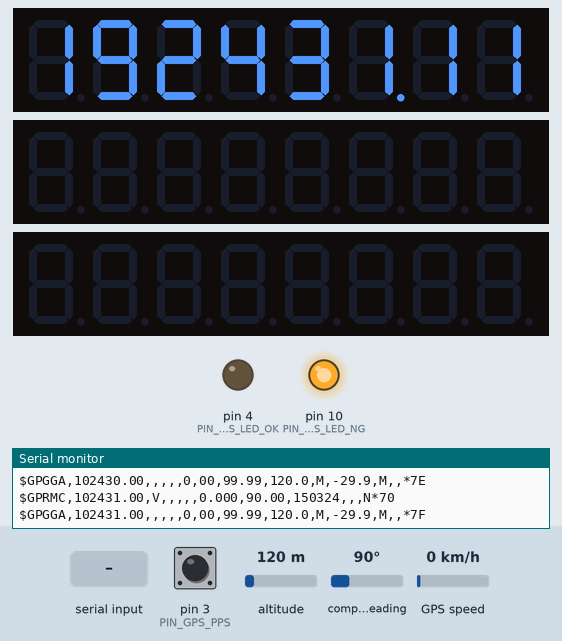
Simulated run of this sketch. Board: Arduino Uno, built with avr-gcc and run on an emulated ATmega328P. Shown: 3 × 8-digit seven-segment display, output pins drawn as LEDs (lit = HIGH), the last lines printed to the serial monitor. Inputs (shaded band) come from the test bench; at power-on: altitude 120 m, pin 3 (PIN_GPS_PPS) HIGH, compass heading 90°, GPS speed 0 km/h. The GPS gets a fix after 3 s at 37.7749, -122.4194 with 8 satellites.

Above: at 1.75 s.
1.8 s: altitude set to 20 m
3.6 s: "1" received over the second serial link
At 3.67 s:
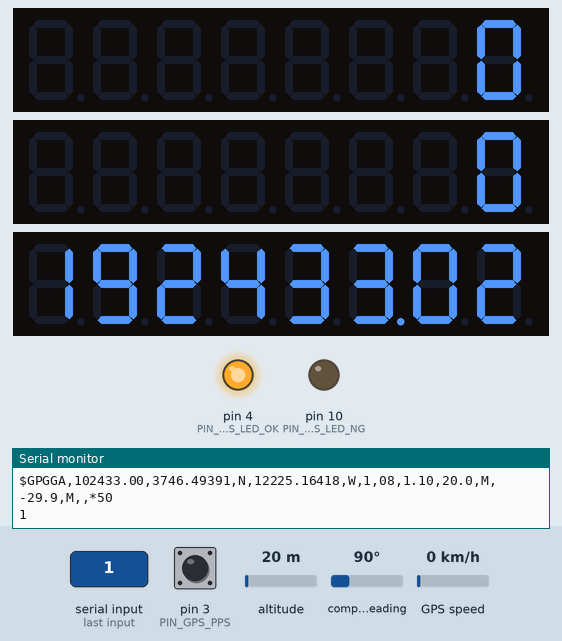
5.4 s: pin 3 (PIN_GPS_PPS) pulled LOW for 0.15 s
At 5.97 s:
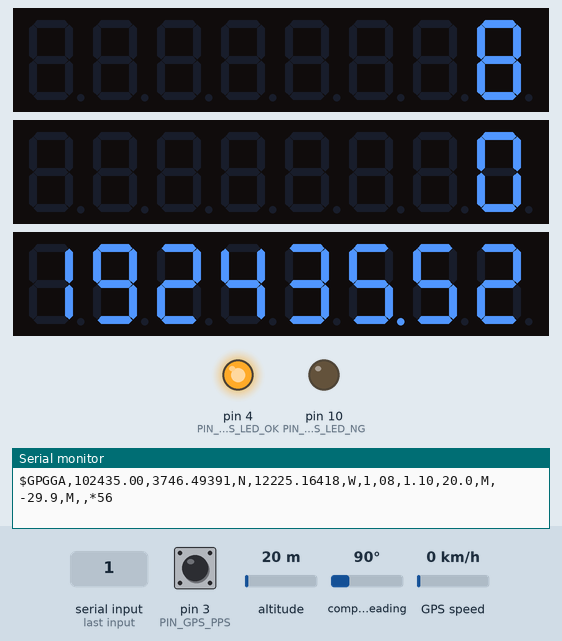
6.1 s: compass heading set to 269°
At 8.67 s:
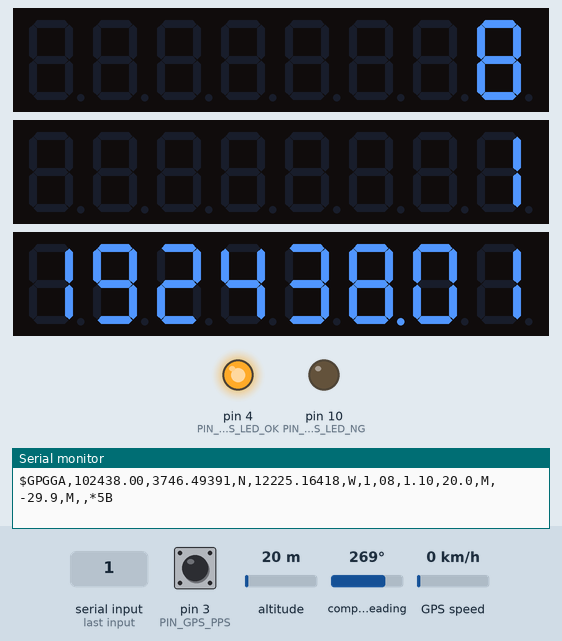
10.1 s: pin 3 (PIN_GPS_PPS) pulled LOW for 1 s
At 11.58 s:
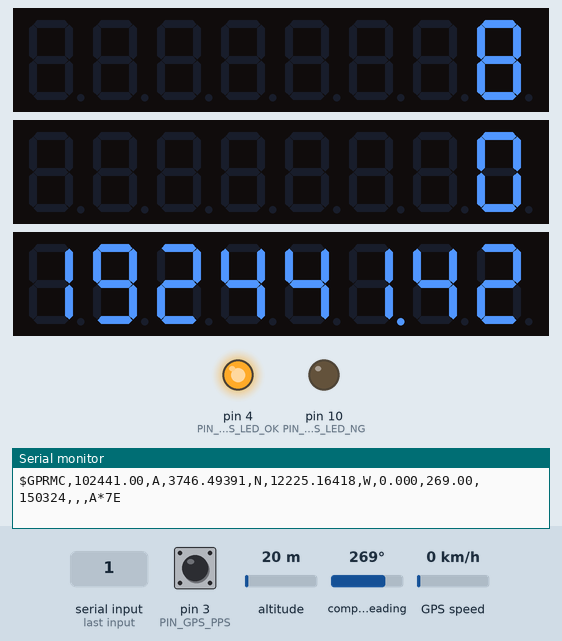
11.7 s: altitude set to 980 m
Timing chart, 0 to 14.7 s (numbered marks = the images above; inputs shaded):
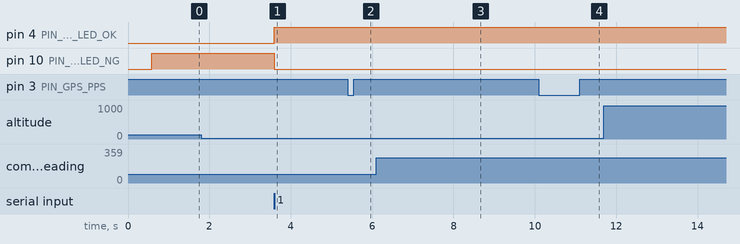

The sketch:

step5b_pps.ino
```cpp
/*
 * step5b_pps.ino — ステップ5b：GPSの1PPS信号（1秒ごとのパルス）を使った正確な時刻合わせの確認
 *
 * step5_gps で分かったこと：GPSの文（NMEA）は、その秒が始まってから0.25〜0.4秒ほど遅れて届く。
 * 文が届いた瞬間を「その秒ちょうど」として時計を合わせると、時計がその分だけ遅れる。
 *
 * そこで、秒の始まりちょうどに出る1PPS信号をD3（割り込み）で受け、その瞬間を基準にする。
 * 文は「いまのパルスが何時何分何秒か」を知るためだけに使う。
 * 1PPSが来ていない間（未配線・測位前）は、従来どおり文が届いた瞬間で合わせる（遅れたまま）。
 *
 * シリアルモニタ（115200bps）の要約行に pps=（受けたパルスの数）と mode=（pps／nmea）が出る。
 * 表示器②の右端にも、1PPSで合わせているときは「1」、文だけで合わせているときは「0」を出す。
 *
 * 配線：step5_gps に加えて、GPSモジュールの 1PPS → D3
 *
 * 合格条件：pps= が毎秒1ずつ増え、mode=pps になり、表示器③の秒の変わり目が正確な時計と合う。
 */

#include <SoftwareSerial.h>
#include <TinyGPSPlus.h>
#include <LedControl.h>

const uint8_t PIN_GPS_PPS    = 3;  // GPSモジュールの1PPS（秒の始まりのパルス。AE-GYSFDMAXBでは秒の始まりでLOWに下がる＝実測）
const uint8_t PIN_GPS_LED_OK = 4;
const uint8_t PIN_GPS_RX     = 5;  // ArduinoのRX ← GPSモジュールのTXD
const uint8_t PIN_GPS_TX     = 6;  // ArduinoのTX → GPSモジュールのRXD
const uint8_t PIN_DISP_DIN   = 7;
const uint8_t PIN_DISP_CLK   = 8;
const uint8_t PIN_DISP_CS    = 9;
const uint8_t PIN_GPS_LED_NG = 10;

const uint8_t DISP_LATEST = 0;
const uint8_t DISP_PREV   = 1;
const uint8_t DISP_CLOCK  = 2;
const uint8_t DISP_COUNT  = 3;
const uint8_t DISP_BRIGHT = 8;

const unsigned long GPS_BAUD      = 9600;
const unsigned long GPS_STALE_MS  = 2000;
const unsigned long PPS_MATCH_MS  = 950;  // 文が届いたとき、これ以内に来ていたパルスを「その文の秒の始まり」とみなす
const unsigned long PPS_LOST_MS   = 3000; // これだけパルスで合わせられなければ、文だけで合わせる方式に戻す
const unsigned long CLOCK_TICK_MS = 100;
const unsigned long GPS_QUIET_MS  = 20;   // これだけ何も届かなければ、GPSの受信が一段落したとみなす
const unsigned long HDOP_OK       = 500;
const uint32_t DAY_MS = 86400000UL;
const uint32_t TZ_OFFSET_MS = 9UL * 3600000UL; // 日本時間＝UTC+9時間

SoftwareSerial gpsSerial(PIN_GPS_RX, PIN_GPS_TX);
TinyGPSPlus gps;
LedControl lc(PIN_DISP_DIN, PIN_DISP_CLK, PIN_DISP_CS, DISP_COUNT);

bool timeSynced = false;
uint32_t syncedMsOfDay = 0;
unsigned long syncedAtMillis = 0;

volatile unsigned long ppsAtMillis = 0; // 最後のパルスが来た瞬間の millis()
volatile uint16_t ppsCount = 0;         // 受けたパルスの数
bool ppsSynced = false;                 // true＝1PPSで合わせている
unsigned long lastPpsSyncAt = 0;

void onPpsInterrupt() {
  ppsAtMillis = millis();
  ppsCount++;
}

uint32_t currentMsOfDay() {
  if (!timeSynced) return 0;
  return (syncedMsOfDay + (millis() - syncedAtMillis)) % DAY_MS;
}

void syncFromGps() {
  if (!gps.time.isValid() || !gps.date.isValid()) return;
  if (gps.time.age() > GPS_STALE_MS) return;
  uint32_t ms = ((uint32_t)gps.time.hour() * 3600UL
               + (uint32_t)gps.time.minute() * 60UL
               + (uint32_t)gps.time.second()) * 1000UL
               + (uint32_t)gps.time.centisecond() * 10UL;
  ms = (ms + TZ_OFFSET_MS) % DAY_MS;

  unsigned long now = millis();
  noInterrupts();
  unsigned long ppsAt = ppsAtMillis;
  uint16_t count = ppsCount;
  interrupts();

  if (count > 0 && now - ppsAt < PPS_MATCH_MS) {
    // この文の時刻は、直前のパルスの瞬間の時刻
    syncedMsOfDay  = ms;
    syncedAtMillis = ppsAt;
    timeSynced = true;
    ppsSynced = true;
    lastPpsSyncAt = now;
  } else if (!ppsSynced || now - lastPpsSyncAt > PPS_LOST_MS) {
    // パルスが来ていない：文が届いた瞬間で合わせる（その分だけ時計は遅れる）
    syncedMsOfDay  = ms;
    syncedAtMillis = now;
    timeSynced = true;
    ppsSynced = false;
  }
}

bool gpsFixGood() {
  if (!gps.location.isValid() || !timeSynced) return false;
  if (!gps.hdop.isValid()) return true;
  return gps.hdop.value() <= HDOP_OK;
}

void showTime(uint8_t dev, uint32_t msOfDay) {
  uint32_t totalSec = msOfDay / 1000UL;
  uint8_t hh = (totalSec / 3600UL) % 24;
  uint8_t mm = (totalSec / 60UL) % 60UL;
  uint8_t ss = totalSec % 60UL;
  uint8_t ff = (uint8_t)((msOfDay % 1000UL) / 10UL);
  uint8_t d[8] = { (uint8_t)(hh/10), (uint8_t)(hh%10), (uint8_t)(mm/10), (uint8_t)(mm%10),
                   (uint8_t)(ss/10), (uint8_t)(ss%10), (uint8_t)(ff/10), (uint8_t)(ff%10) };
  for (uint8_t i = 0; i < 8; i++) {
    bool dp = (i == 5);
    lc.setDigit(dev, 7 - i, d[i], dp);
  }
}

void showDashes(uint8_t dev) {
  for (uint8_t i = 0; i < 8; i++) lc.setChar(dev, i, '-', false);
}

// 表示器の右端2桁に数（0〜99）を出す
void showNumber(uint8_t dev, uint8_t n) {
  lc.clearDisplay(dev);
  if (n > 99) n = 99;
  if (n >= 10) lc.setDigit(dev, 1, n / 10, false);
  lc.setDigit(dev, 0, n % 10, false);
}

void printSummary() {
  Serial.print(F("\r\n# chars="));
  Serial.print(gps.charsProcessed());
  Serial.print(F(" ok="));
  Serial.print(gps.passedChecksum());
  Serial.print(F(" ng="));
  Serial.print(gps.failedChecksum());
  Serial.print(F(" sats="));
  if (gps.satellites.isValid()) Serial.print(gps.satellites.value()); else Serial.print('-');
  Serial.print(F(" hdop="));
  if (gps.hdop.isValid()) Serial.print(gps.hdop.value()); else Serial.print('-');
  Serial.print(F(" loc="));
  Serial.print(gps.location.isValid() ? F("valid") : F("none"));
  noInterrupts();
  uint16_t count = ppsCount;
  interrupts();
  Serial.print(F(" pps="));
  Serial.print(count);
  Serial.print(F(" mode="));
  Serial.print(ppsSynced ? F("pps") : F("nmea"));
  Serial.print(F(" jst_ms="));
  if (timeSynced) Serial.print(currentMsOfDay()); else Serial.print('-');
  Serial.print(F(" good="));
  Serial.println(gpsFixGood() ? 1 : 0);
}

void setup() {
  pinMode(PIN_GPS_LED_OK, OUTPUT);
  pinMode(PIN_GPS_LED_NG, OUTPUT);
  digitalWrite(PIN_GPS_LED_OK, LOW);
  digitalWrite(PIN_GPS_LED_NG, LOW);

  Serial.begin(115200);
  Serial.println(F("step5b_pps: start"));
  pinMode(PIN_GPS_PPS, INPUT_PULLUP); // 未配線のときにノイズで誤動作しないよう、内蔵プルアップでHIGHに固定しておく
  attachInterrupt(digitalPinToInterrupt(PIN_GPS_PPS), onPpsInterrupt, FALLING);
  gpsSerial.begin(GPS_BAUD);
  // GPSモジュールが出す文を RMC と GGA の2種類だけに絞る（時刻・測位状態・衛星数・HDOPはこの2つで足りる）。
  // 初期設定のままだと毎秒の文字数が多すぎて、ソフトウェアシリアルの受信が追いつかず取りこぼす。
  // 電源を切ると設定は元に戻るので、起動のたびに送る。D6→RXD が未配線なら何も起きない（害もない）。
  delay(500);
  gpsSerial.print(F("$PMTK314,0,1,0,1,0,0,0,0,0,0,0,0,0,0,0,0,0,0,0*28\r\n"));

  for (uint8_t i = 0; i < DISP_COUNT; i++) {
    lc.shutdown(i, false);
    lc.setIntensity(i, DISP_BRIGHT);
    lc.clearDisplay(i);
  }
  showDashes(DISP_CLOCK);
}

void loop() {
  static unsigned long lastRxAt = 0;
  while (gpsSerial.available()) {
    char c = gpsSerial.read();
    Serial.write(c);
    gps.encode(c);
    lastRxAt = millis();
  }
  if (gps.time.isUpdated()) syncFromGps();
  // GPSの文を受信している最中は、ソフトウェアシリアルの受信処理にCPUをほぼ取られる。
  // その間に表示の更新など時間のかかる処理をすると受信バッファがあふれて文が欠けるので、
  // 受信が一段落する（GPS_QUIET_MS のあいだ何も届かない）まで後回しにする。
  bool gpsBusy = (millis() - lastRxAt < GPS_QUIET_MS);

  static unsigned long lastBlinkAt = 0;
  static bool blinkState = false;
  if (gpsFixGood()) {
    digitalWrite(PIN_GPS_LED_OK, HIGH);
    digitalWrite(PIN_GPS_LED_NG, LOW);
  } else {
    digitalWrite(PIN_GPS_LED_OK, LOW);
    if (!timeSynced) {
      if (millis() - lastBlinkAt > 400) {
        lastBlinkAt = millis();
        blinkState = !blinkState;
        digitalWrite(PIN_GPS_LED_NG, blinkState ? HIGH : LOW);
      }
    } else {
      digitalWrite(PIN_GPS_LED_NG, HIGH);
    }
  }

  static unsigned long lastClockAt = 0;
  if (!gpsBusy && millis() - lastClockAt >= CLOCK_TICK_MS) {
    lastClockAt = millis();
    if (timeSynced) showTime(DISP_CLOCK, currentMsOfDay());
  }

  static unsigned long lastSummaryAt = 0;
  if (!gpsBusy && millis() - lastSummaryAt >= 2000) {
    lastSummaryAt = millis();
    if (gps.satellites.isValid()) showNumber(DISP_LATEST, gps.satellites.value());
    showNumber(DISP_PREV, ppsSynced ? 1 : 0);
    printSummary();
  }
}
```
